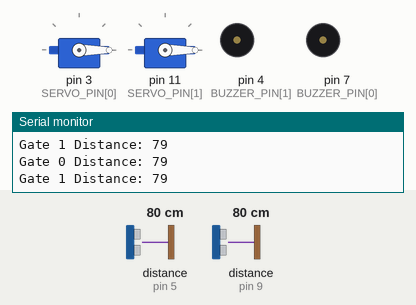
This sketch was run on a simulated Arduino Uno, built with avr-gcc and run on an emulated ATmega328P. Shown: 2 × servo, buzzer (waves = sounding, pin HIGH), the last lines printed to the serial monitor. Wiring (inferred from the names in the program): 2 × ultrasonic range finder: trigger pin 6, echo pin 5 / trigger pin 10, echo pin 9. The inputs (shaded band) are chosen by the test bench; at power-on: distance to the obstacle (sensors on pin 5, pin 9) 80 cm. The echo pulse lasts 58.3 µs per cm; pins used as bus, display or sensor lines are not drawn.

Above: at 1.2 s.
1.3 s: distance to the obstacle (sensor on pin 5) set to 8 cm
4.3 s: distance to the obstacle (sensor on pin 5) set to 5 cm
At 5.29 s:
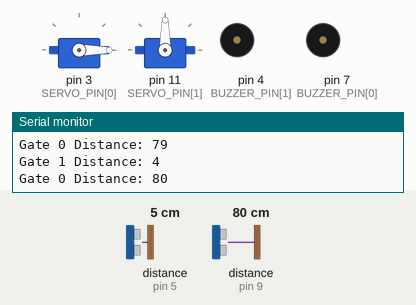
7.3 s: distance to the obstacle (sensor on pin 9) set to 8 cm
10.3 s: distance to the obstacle (sensor on pin 9) set to 6 cm
At 11.04 s:
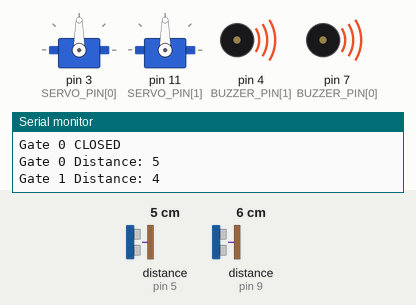
13.3 s: distance to the obstacle (sensor on pin 5) set to 9 cm
At 14.1 s:
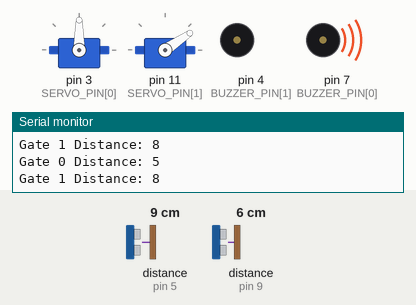
16.3 s: distance to the obstacle (sensor on pin 9) set to 18 cm
At 16.78 s:
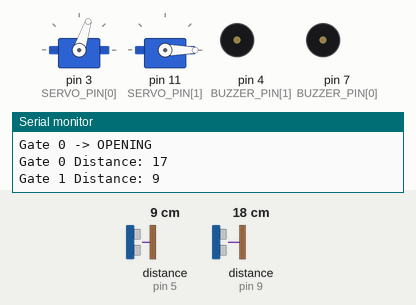
Timing chart, 0 to 19.3 s (numbered marks = the images above; inputs shaded):
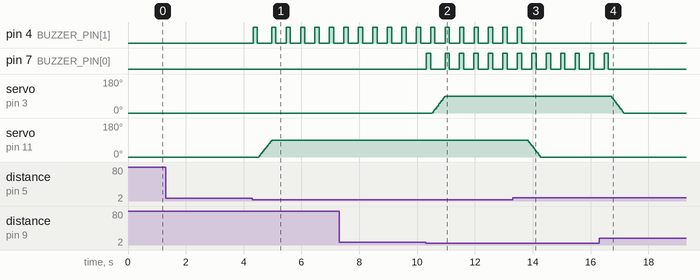

The sketch:

railproject2.ino
```cpp
#include <Servo.h>

/* ----- Number of gate systems ----- */
const uint8_t NUM_GATES = 2;

/* ----- Pin assignments for each gate ----- */
const uint8_t TRIG_PIN[NUM_GATES]  = {10, 6};
const uint8_t ECHO_PIN[NUM_GATES]  = {9, 5};
const uint8_t SERVO_PIN[NUM_GATES] = {3, 11};
const uint8_t BUZZER_PIN[NUM_GATES] = {7, 4};

/* ----- Behaviour parameters ----- */
const unsigned int DIST_THRESHOLD_CM = 5;
const unsigned long WARNING_DURATION_MS = 200;   // 1 second before closing
const unsigned long SENSOR_READ_INTERVAL_MS = 60;
const unsigned long MIN_RETRIGGER_GAP_MS = 200;  // anti-retrigger

/* Servo behavior */
const uint8_t OPEN_ANGLE = 0;
const uint8_t CLOSED_ANGLE = 90;
const uint8_t SERVO_STEP_DEG = 2;
const unsigned long SERVO_STEP_INTERVAL_MS = 10;

/* Gate remains closed until object has been absent for this duration */
const unsigned long TRAIN_GONE_DELAY_MS = 500;

/* Buzzer pattern */
const unsigned long BUZZER_ON_MS = 150;
const unsigned long BUZZER_OFF_MS = 350;

/* ----- Gate State Machine ----- */
enum GateState {
  STATE_OPEN,
  STATE_WARNING,
  STATE_CLOSING,
  STATE_CLOSED,
  STATE_OPENING
};

/* ----- Per-Gate Variables ----- */
GateState gateState[NUM_GATES];

Servo gateServo[NUM_GATES];

unsigned long lastSensorRead[NUM_GATES];
unsigned long lastTriggerTime[NUM_GATES];
unsigned long warningStartTime[NUM_GATES];
unsigned long closedStartTime[NUM_GATES];
unsigned long lastServoStepTime[NUM_GATES];
unsigned long lastBuzzerToggle[NUM_GATES];

int currentServoAngle[NUM_GATES];
bool buzzerOn[NUM_GATES];

/* --------------------------------------------- */
/* ----- Ultrasonic: read one sensor (cm) ------ */
/* --------------------------------------------- */
unsigned int readUltrasonicCM(uint8_t trig, uint8_t echo) {
  digitalWrite(trig, LOW);
  delayMicroseconds(2);
  digitalWrite(trig, HIGH);
  delayMicroseconds(10);
  digitalWrite(trig, LOW);

  unsigned long duration = pulseIn(echo, HIGH, 30000UL);
  if (duration == 0) return 400;
  return (unsigned int)(duration / 58.2);
}

/* --------------------------------------------- */
/* ----- Move servo smoothly per gate ---------- */
/* --------------------------------------------- */
void stepServoTowards(int gate, int targetAngle) {
  unsigned long now = millis();
  if (now - lastServoStepTime[gate] < SERVO_STEP_INTERVAL_MS) return;
  lastServoStepTime[gate] = now;

  if (currentServoAngle[gate] == targetAngle) return;

  if (currentServoAngle[gate] < targetAngle)
    currentServoAngle[gate] = min(targetAngle, currentServoAngle[gate] + SERVO_STEP_DEG);
  else
    currentServoAngle[gate] = max(targetAngle, currentServoAngle[gate] - SERVO_STEP_DEG);

  gateServo[gate].write(currentServoAngle[gate]);
}

/* --------------------------------------------- */
/* ----- Buzzer pattern per gate --------------- */
/* --------------------------------------------- */
void handleBuzzerPattern(int gate) {
  unsigned long now = millis();

  if (buzzerOn[gate]) {
    if (now - lastBuzzerToggle[gate] >= BUZZER_ON_MS) {
      buzzerOn[gate] = false;
      digitalWrite(BUZZER_PIN[gate], LOW);
      lastBuzzerToggle[gate] = now;
    }
  } else {
    if (now - lastBuzzerToggle[gate] >= BUZZER_OFF_MS) {
      buzzerOn[gate] = true;
      digitalWrite(BUZZER_PIN[gate], HIGH);
      lastBuzzerToggle[gate] = now;
    }
  }
}

/* --------------------------------------------- */
/* ----- Setup --------------------------------- */
/* --------------------------------------------- */
void setup() {
  Serial.begin(9600);

  for (int g = 0; g < NUM_GATES; g++) {
    pinMode(TRIG_PIN[g], OUTPUT);
    pinMode(ECHO_PIN[g], INPUT);
    pinMode(BUZZER_PIN[g], OUTPUT);
    digitalWrite(BUZZER_PIN[g], LOW);

    gateServo[g].attach(SERVO_PIN[g]);
    gateServo[g].write(OPEN_ANGLE);

    currentServoAngle[g] = OPEN_ANGLE;
    buzzerOn[g] = false;
    gateState[g] = STATE_OPEN;

    lastSensorRead[g] = lastTriggerTime[g] = 0;
  }

  Serial.println(F("Dual Gate System Initialized"));
}

/* --------------------------------------------- */
/* ----- Main Loop ----------------------------- */
/* --------------------------------------------- */
void loop() {
  unsigned long now = millis();

  for (int g = 0; g < NUM_GATES; g++) {

    /* --- Read distance periodically --- */
    static unsigned int dist[NUM_GATES];

    if (now - lastSensorRead[g] >= SENSOR_READ_INTERVAL_MS) {
      lastSensorRead[g] = now;

      dist[g] = readUltrasonicCM(TRIG_PIN[g], ECHO_PIN[g]);
      Serial.print("Gate ");
      Serial.print(g);
      Serial.print(" Distance: ");
      Serial.println(dist[g]);

      if (gateState[g] == STATE_OPEN && dist[g] <= DIST_THRESHOLD_CM) {
        if (now - lastTriggerTime[g] >= MIN_RETRIGGER_GAP_MS) {
          Serial.print("Gate "); Serial.print(g); Serial.println(" -> WARNING");
          gateState[g] = STATE_WARNING;
          warningStartTime[g] = now;
          buzzerOn[g] = true;
          digitalWrite(BUZZER_PIN[g], HIGH);
          lastBuzzerToggle[g] = now;
        }
      }
    }

    /* ------ Gate State Machine ------- */
    switch (gateState[g]) {

      case STATE_OPEN:
        stepServoTowards(g, OPEN_ANGLE);
        digitalWrite(BUZZER_PIN[g], LOW);
        buzzerOn[g] = false;
        break;

      case STATE_WARNING:
        handleBuzzerPattern(g);
        if (now - warningStartTime[g] >= WARNING_DURATION_MS) {
          Serial.print("Gate "); Serial.print(g); Serial.println(" -> CLOSING");
          gateState[g] = STATE_CLOSING;
          buzzerOn[g] = false;
          digitalWrite(BUZZER_PIN[g], LOW);
        }
        break;

      case STATE_CLOSING:
        stepServoTowards(g, CLOSED_ANGLE);
        if (currentServoAngle[g] == CLOSED_ANGLE) {
          Serial.print("Gate "); Serial.print(g); Serial.println(" CLOSED");
          gateState[g] = STATE_CLOSED;
          closedStartTime[g] = now;
          buzzerOn[g] = true;
          digitalWrite(BUZZER_PIN[g], HIGH);
          lastBuzzerToggle[g] = now;
        }
        break;

      case STATE_CLOSED:
        handleBuzzerPattern(g);

        /* Train still detected? Reset timer */
        if (dist[g] <= DIST_THRESHOLD_CM) {
          closedStartTime[g] = now;  // train still present
        }

        /* Train gone for FULL 5 sec? */
        if (now - closedStartTime[g] >= TRAIN_GONE_DELAY_MS) {
          Serial.print("Gate "); Serial.print(g); Serial.println(" -> OPENING");
          gateState[g] = STATE_OPENING;
          buzzerOn[g] = false;
          digitalWrite(BUZZER_PIN[g], LOW);
          lastTriggerTime[g] = now;
        }
        break;

      case STATE_OPENING:
        stepServoTowards(g, OPEN_ANGLE);
        if (currentServoAngle[g] == OPEN_ANGLE) {
          Serial.print("Gate "); Serial.print(g); Serial.println(" OPEN");
          gateState[g] = STATE_OPEN;
          lastTriggerTime[g] = now;
        }
        break;
    }
  }
}
```

Measured:
- the behaviour switches between 7 and 6 cm on distance to the obstacle (sensor on pin 5) (found by bisection; images 0 and 1)
- the behaviour switches between 7 and 6 cm on distance to the obstacle (sensor on pin 9) (found by bisection; images 1 and 2)
- after the input at 4.3 s, pin 4 (BUZZER_PIN[1]): goes HIGH 0.14 s, LOW 0.50 s, 4 × (HIGH 0.15 s, LOW 0.35 s), HIGH 0.15 s, then LOW, starting at once; servo on pin 11 (SERVO_PIN[1]): moves from 0° to 90° over 0.45 s, starting after 0.22 s
- after the input at 10.3 s, pin 7 (BUZZER_PIN[0]): goes HIGH 0.15 s, LOW 0.49 s, 4 × (HIGH 0.15 s, LOW 0.35 s), HIGH 0.15 s, then LOW, starting at once; servo on pin 3 (SERVO_PIN[0]): moves from 0° to 90° over 0.45 s, starting after 0.22 s
- after the input at 13.3 s, pin 4 (BUZZER_PIN[1]): goes on until 13.6 s, then stays LOW; servo on pin 11 (SERVO_PIN[1]): moves from 90° to 0° over 0.44 s, starting after 0.52 s
- after the input at 16.3 s, pin 7 (BUZZER_PIN[0]): goes on until 16.6 s, then stays LOW; servo on pin 3 (SERVO_PIN[0]): moves from 90° to 0° over 0.44 s, starting after 0.40 s
